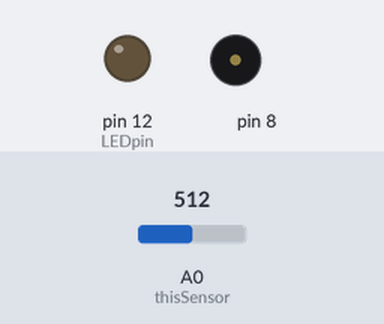
Recording of a sketch running on a simulated Arduino Uno, built with avr-gcc and run on an emulated ATmega328P. On the bench: output pins drawn as LEDs (lit = HIGH), buzzer (waves = sounding). The inputs (shaded band) are chosen by the test bench; at power-on: A0 (thisSensor) = 512. What the sketch prints to the serial monitor is not drawn.

Above: at 1.2 s.
1.3 s: A0 (thisSensor) set to 32
At 2.1 s:
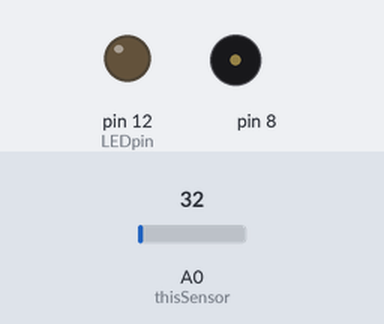
2.8 s: A0 (thisSensor) set to 28
At 3.9 s:
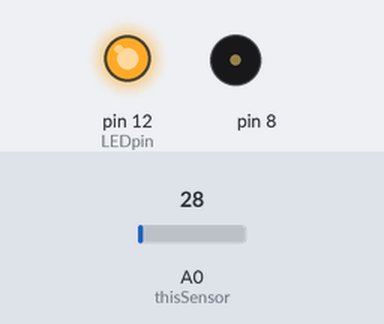
4.3 s: A0 (thisSensor) set to 122
At 5.5 s:
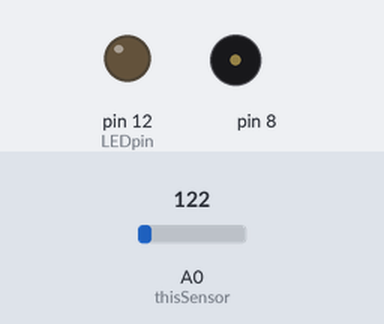
5.8 s: A0 (thisSensor) set to 20
At 6.2 s:
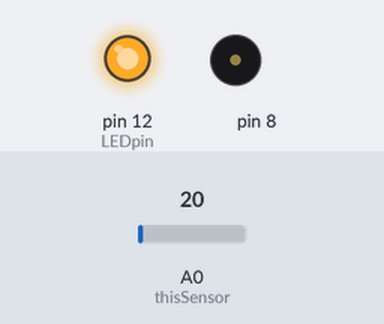
Timing chart, 0 to 8.3 s (numbered marks = the images above; inputs shaded):
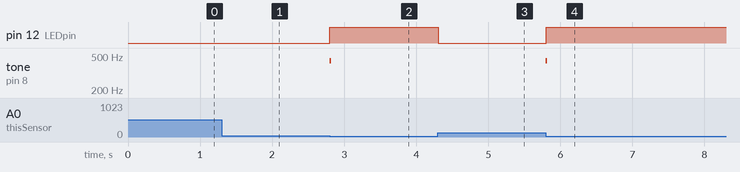

The sketch:

Proof_of_concept2.ino
```cpp
#include "pitches.h"

bool running = false;         //setting up a boolean to turn on

const int threshold = 30;    // minimum reading of the sensors that generates a note
const int thisSensor = A0;
const int LEDpin = 12;

// notes to play, corresponding to the 3 sensors:
int notes[] = {
  NOTE_A4, NOTE_A6, NOTE_GS2
};

void setup() {
  Serial.begin(9600);
  pinMode(LEDpin, OUTPUT);

}

void loop() {
    // get a sensor reading:
    int sensorReading = analogRead(thisSensor);

    // if the sensor is pressed hard enough:
    if (sensorReading > threshold) {
      running = true; // toggle running variable
      // play the note corresponding to this sensor:
      tone(8, notes[thisSensor], 20);
    } else {
      running = false;
    }
    Serial.println(running);

    if(running){
      tone(8, notes[0], 20);

      digitalWrite (LEDpin, LOW);
    } else {
      digitalWrite (LEDpin, HIGH);
    }

}
```

pitches.h
```cpp
/*************************************************
 * Public Constants
 *************************************************/

#define NOTE_B0  31
#define NOTE_C1  33
#define NOTE_CS1 35
#define NOTE_D1  37
#define NOTE_DS1 39
#define NOTE_E1  41
#define NOTE_F1  44
#define NOTE_FS1 46
#define NOTE_G1  49
#define NOTE_GS1 52
#define NOTE_A1  55
#define NOTE_AS1 58
#define NOTE_B1  62
#define NOTE_C2  65
#define NOTE_CS2 69
#define NOTE_D2  73
#define NOTE_DS2 78
#define NOTE_E2  82
#define NOTE_F2  87
#define NOTE_FS2 93
#define NOTE_G2  98
#define NOTE_GS2 104
#define NOTE_A2  110
#define NOTE_AS2 117
#define NOTE_B2  123
#define NOTE_C3  131
#define NOTE_CS3 139
#define NOTE_D3  147
#define NOTE_DS3 156
#define NOTE_E3  165
#define NOTE_F3  175
#define NOTE_FS3 185
#define NOTE_G3  196
#define NOTE_GS3 208
#define NOTE_A3  220
#define NOTE_AS3 233
#define NOTE_B3  247
#define NOTE_C4  262
#define NOTE_CS4 277
#define NOTE_D4  294
#define NOTE_DS4 311
#define NOTE_E4  330
#define NOTE_F4  349
#define NOTE_FS4 370
#define NOTE_G4  392
#define NOTE_GS4 415
#define NOTE_A4  440
#define NOTE_AS4 466
#define NOTE_B4  494
#define NOTE_C5  523
#define NOTE_CS5 554
#define NOTE_D5  587
#define NOTE_DS5 622
#define NOTE_E5  659
#define NOTE_F5  698
#define NOTE_FS5 740
#define NOTE_G5  784
#define NOTE_GS5 831
#define NOTE_A5  880
#define NOTE_AS5 932
#define NOTE_B5  988
#define NOTE_C6  1047
#define NOTE_CS6 1109
#define NOTE_D6  1175
#define NOTE_DS6 1245
#define NOTE_E6  1319
#define NOTE_F6  1397
#define NOTE_FS6 1480
#define NOTE_G6  1568
#define NOTE_GS6 1661
#define NOTE_A6  1760
#define NOTE_AS6 1865
#define NOTE_B6  1976
#define NOTE_C7  2093
#define NOTE_CS7 2217
#define NOTE_D7  2349
#define NOTE_DS7 2489
#define NOTE_E7  2637
#define NOTE_F7  2794
#define NOTE_FS7 2960
#define NOTE_G7  3136
#define NOTE_GS7 3322
#define NOTE_A7  3520
#define NOTE_AS7 3729
#define NOTE_B7  3951
#define NOTE_C8  4186
#define NOTE_CS8 4435
#define NOTE_D8  4699
#define NOTE_DS8 4978
```

Measured:
- the behaviour switches between 31 and 30 on A0 (thisSensor) (found by bisection; images 1 and 2)
- after the input at 1.3 s, tone on pin 8: stays silent (without the input it goes to 1626 Hz after 1.5 s)
- after the input at 2.8 s, pin 12 (LEDpin): LOW → HIGH at once; tone on pin 8: silent → 440 Hz at once, → silent 0.02 s later
- after the input at 4.3 s, pin 12 (LEDpin): HIGH → LOW at once
- after the input at 5.8 s, pin 12 (LEDpin): LOW → HIGH at once; tone on pin 8: silent → 440 Hz at once, → silent 0.02 s later
